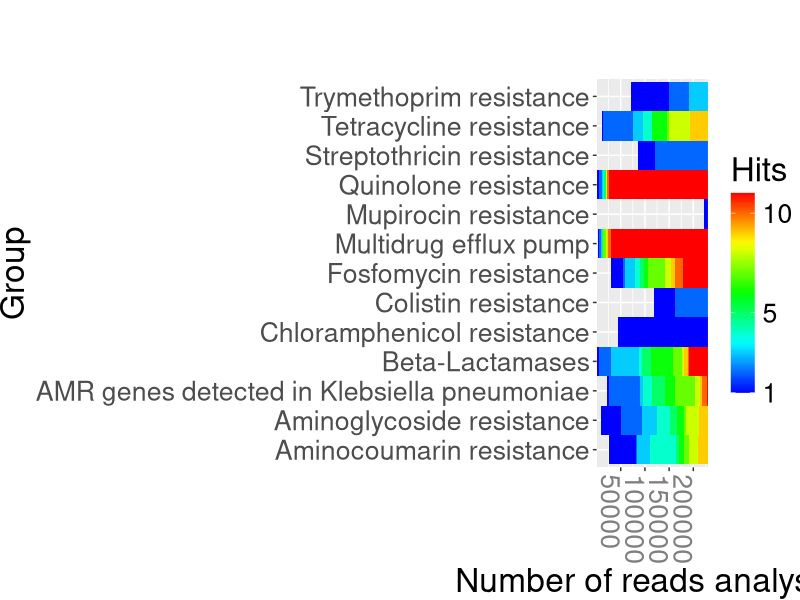
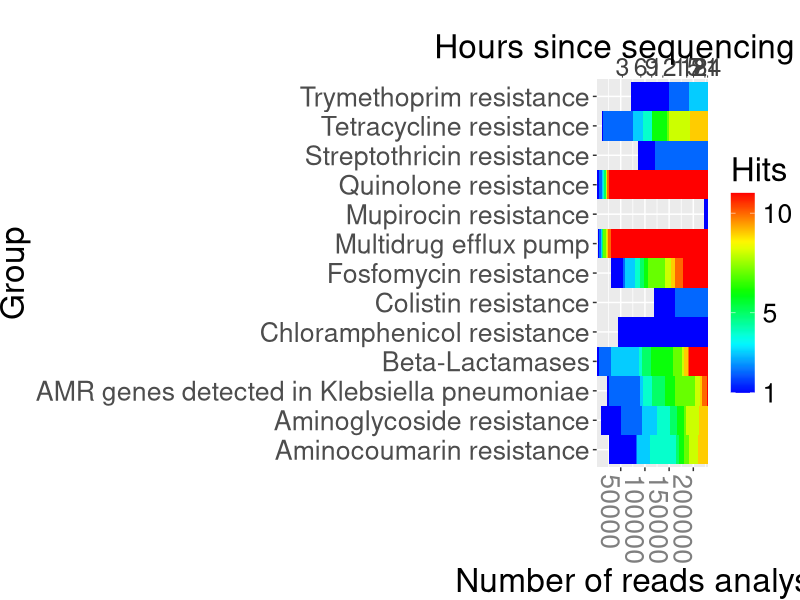

R code for these plots, in order:
library(plyr)
library(ggplot2)
library(scales)
library(reshape)
library(grid)

table_data = read.table("nanook_reporter_files/BAMBI_P8_2D_Local_070317_hits.txt", header=TRUE, sep="\t")
yield_data = read.table("nanook_reporter_files/BAMBI_P8_2D_Local_070317_yield.txt", header=TRUE, sep="\t")
time_data = read.table("nanook_reporter_files/heatmap_timepoints.txt", header=TRUE, sep="\t")
groups = read.table("nanook_reporter_files/groups.txt", sep="\t", header=TRUE)

data.m = melt(table_data,  id.vars = "Reads", measure.vars = c("G1", "G2", "G3", "G4", "G5", "G6", "G7", "G8", "G9", "G10", "G11", "G12", "G13"))

png("BAMBI_P8_2D_Local_070317_hits.png", width=1800, height=600);
g1 <- ggplot(data.m, aes(Reads, variable)) + geom_tile(aes(fill = value)) + theme(axis.text.x = element_text(angle = 270, hjust = 0, colour = "grey50")) + scale_fill_gradientn(colours=rev(rainbow(n=30, end=4/6)), limits=c(1, 11), oob=squish, na.value='transparent', name='Hits', breaks = c(1, 5, 10)) + xlab("Number of reads analysed") + ylab("Group") + labs(color="Hits") + scale_y_discrete(labels=groups$Name) + scale_x_continuous(expand=c(0,0)) + theme(text = element_text(size = 24))+ guides(fill = guide_colorbar(barheight = 10)) + theme(plot.margin=unit(c(2,0,0,0),"cm"))

for (i in 1:length(time_data$Hours))  {
    g1 <- g1 + annotation_custom(grob = textGrob(label = time_data$Hours[i], just = "centre", gp = gpar(cex = 1.5, col="gray25")),
                                 ymin = 14,
                                 ymax = 14,
                                 xmin = time_data$Reads[i],
                                 xmax = time_data$Reads[i])
    g1 <- g1 + annotation_custom(grob = linesGrob(x = unit(c(0, 5), "npc"),
    gp=gpar(col= "gray25")),
    xmin = time_data$Reads[i],
    xmax = time_data$Reads[i],
    ymin = 13.65,
    ymax = 13.7)
}

g1 <- g1 + annotation_custom(grob = textGrob(label = "Hours since sequencing start", just = "centre", gp = gpar(cex = 2, col="black")),
ymin = 14.7,
ymax = 14.7,
xmin = min(yield_data$Reads),
xmax = max(yield_data$Reads))
g2 <- ggplot_gtable(ggplot_build(g1))
g2$layout$clip[g2$layout$name == "panel"] <- "off"
grid.draw(g2)
garbage <- dev.off()

# Yield plot
#pdf("BAMBI_P8_2D_Local_070317_yield.pdf", width=5, height=3);
#print(ggplot(data=yield_data, aes(x=Hours,y=Reads)) + geom_line(colour="black", size=1) + ylab("Reads analysed") + xlab("Hours since sequencing start"))
#garbage <- dev.off()
